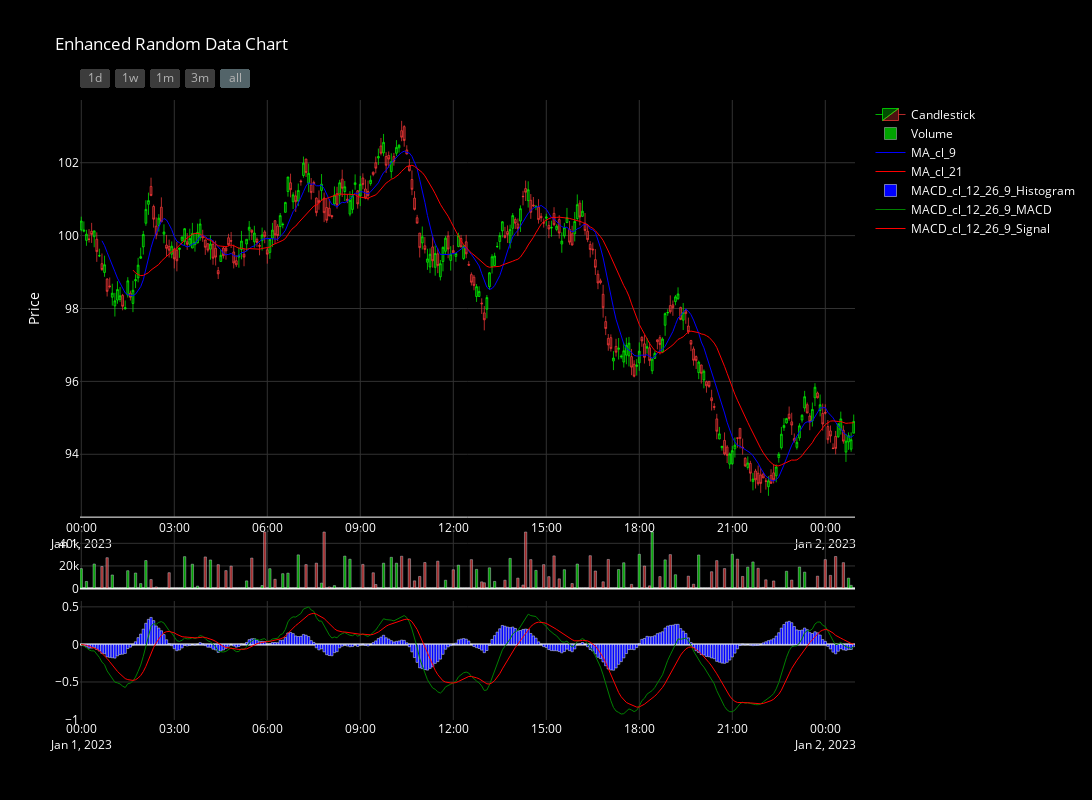

This figure's notebook cell:
### Code cell
# Create and display the enhanced chart
chart = Chart( title='Enhanced Random Data Chart', rowHeights=[0.2, 0.1, 0.7], height=800, width=1200)
chart.add_candles_and_volume(df)

# Add trading hours (assuming market hours are 9:30 AM to 4:00 PM)
chart.add_trading_hours(df, [('09:30', '16:00')])
from strategies.ta import MA, MACD

chart.refesh(df)
chart.add_ta(MA('close', 9).run(df), {'color': 'blue', 'width': 1}, 'line')
chart.add_ta(MA('close', 21).run(df), {'color': 'red', 'width': 1}, 'line')
chart.add_ta(MACD('close', 12, 26, 9).run(df), [
    {'color': 'green', 'width': 1},
    {'color': 'red', 'width': 1},
    {'color': 'blue', 'width': 1}], 'macd')

chart.show(width=1400)

### Figure 1 — Plotly figure (JSON) as saved in the notebook; plotly's stock layout.template omitted (floating-point values rounded to 4 significant figures; data arrays with more than 128 entries replaced by an {"elided": "..."} marker saying what was removed)
{"data": [{"close": {"elided": "300 float values"}, "decreasing": {"fillcolor": "rgba(255, 59, 59, 0.3)", "line": {"color": "rgba(255, 59, 59, 0.7)", "width": 1}}, "high": {"elided": "300 float values"}, "increasing": {"fillcolor": "rgba(0, 255, 0, 0.3)", "line": {"color": "rgba(0, 255, 0, 0.7)", "width": 1}}, "low": {"elided": "300 float values"}, "name": "Candlestick", "open": {"elided": "300 float values"}, "type": "candlestick", "x": {"elided": "300 str values"}, "xaxis": "x", "yaxis": "y"}, {"marker": {"color": {"elided": "300 str values"}}, "name": "Volume", "opacity": 0.8, "type": "bar", "x": {"elided": "300 str values"}, "xaxis": "x2", "y": {"elided": "300 int values"}, "yaxis": "y2"}, {"line": {"color": "blue", "width": 1}, "name": "MA_cl_9", "type": "scatter", "x": {"elided": "300 str values"}, "xaxis": "x", "y": {"elided": "300 float values"}, "yaxis": "y"}, {"line": {"color": "red", "width": 1}, "name": "MA_cl_21", "type": "scatter", "x": {"elided": "300 str values"}, "xaxis": "x", "y": {"elided": "300 float values"}, "yaxis": "y"}, {"marker": {"color": "blue"}, "name": "MACD_cl_12_26_9_Histogram", "type": "bar", "x": {"elided": "300 str values"}, "xaxis": "x3", "y": {"elided": "300 float values"}, "yaxis": "y3"}, {"line": {"color": "green", "width": 1}, "name": "MACD_cl_12_26_9_MACD", "type": "scatter", "x": {"elided": "300 str values"}, "xaxis": "x3", "y": {"elided": "300 float values"}, "yaxis": "y3"}, {"line": {"color": "red", "width": 1}, "name": "MACD_cl_12_26_9_Signal", "type": "scatter", "x": {"elided": "300 str values"}, "xaxis": "x3", "y": {"elided": "300 float values"}, "yaxis": "y3"}], "layout": {"bargap": 0.1, "boxgroupgap": 0, "font": {"color": "white"}, "height": 800, "paper_bgcolor": "rgb(0,0,0)", "plot_bgcolor": "rgb(0,0,0)", "title": {"text": "Enhanced Random Data Chart"}, "width": 1400, "xaxis": {"anchor": "y", "domain": [0, 1], "gridcolor": "rgb(50, 50, 50)", "gridwidth": 1, "matches": "x3", "nticks": 10, "rangeselector": {"activecolor": "rgb(83, 100, 105)", "bgcolor": "rgb(60, 60, 60)", "buttons": [{"count": 1, "label": "1d", "step": "day", "stepmode": "backward"}, {"count": 7, "label": "1w", "step": "day", "stepmode": "backward"}, {"count": 1, "label": "1m", "step": "month", "stepmode": "backward"}, {"count": 3, "label": "3m", "step": "month", "stepmode": "backward"}, {"step": "all"}], "font": {"color": "rgb(179, 179, 179)"}}, "rangeslider": {"visible": false}, "showgrid": true, "showline": true, "showticklabels": true, "tickmode": "auto"}, "xaxis2": {"anchor": "y2", "domain": [0, 1], "gridcolor": "rgb(50, 50, 50)", "gridwidth": 1, "matches": "x3", "showgrid": true, "showticklabels": false}, "xaxis3": {"anchor": "y3", "domain": [0, 1], "gridcolor": "rgb(50, 50, 50)", "gridwidth": 1, "showgrid": true}, "yaxis": {"anchor": "x", "domain": [0.328, 1], "gridcolor": "rgb(50, 50, 50)", "gridwidth": 1, "showgrid": true, "title": {"text": "Price"}}, "yaxis2": {"anchor": "x2", "domain": [0.212, 0.308], "gridcolor": "rgb(50, 50, 50)", "gridwidth": 1, "showgrid": true}, "yaxis3": {"anchor": "x3", "domain": [0, 0.192], "gridcolor": "rgb(50, 50, 50)", "gridwidth": 1, "showgrid": true}}}
